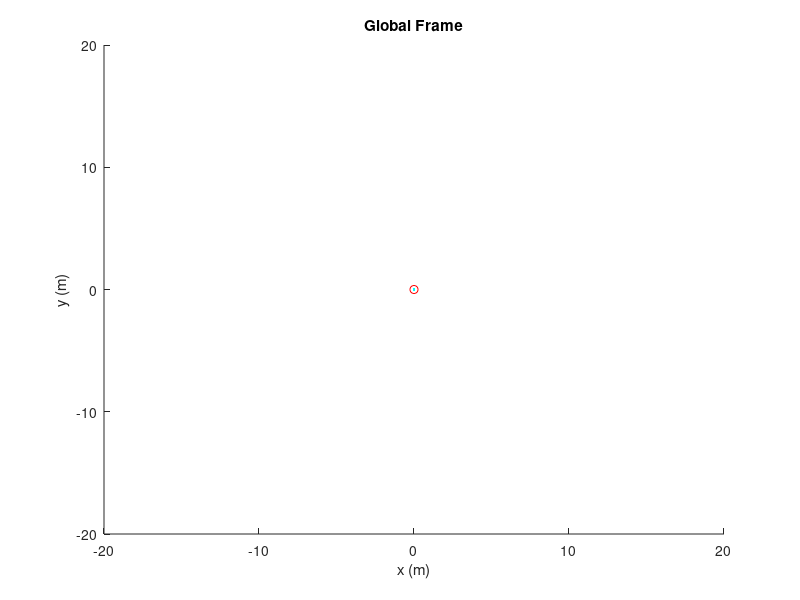

MATLAB code for this plot: (Note: this script raises an error after producing the figure.)
% Moving target and chaser car simulation.
% For demonstrating the use of fuzzy control in steering.
% Wenny Hidayat

function Fuzzy_Control()
close all
clear all

% Handles for plotting
figure(1) ; clf ;  hold on ;
handleCar.shape = plot(0,0,'b');
handleCar.centroid = plot(0,0,'c');
handleCar.target = plot(0,0,'or');
xlabel('x (m)'); ylabel('y (m)'); axis([-20, 20, -20, 20]) ; zoom on ; hold off;
title('Global Frame');

% Defining car shape
% Car.shape = [-0.5,-0.5 ; 0,0.5 ; 0.5,-0.5 ; -0.5,-0.5]; %triangle
Car.shape = [-0.25 -0.5; -0.25 0; 0 1; 0.25 0; 0.25 -0.5; -0.25 -0.5]; % pentagon
Car.shapeDefault = Car.shape;
Car.center = [mean(Car.shape(1:5,1)) mean(Car.shape(1:5,2))];
Car.centerDefault = Car.center;
Car.heading = atan2(Car.shape(2,2)-Car.center(2), Car.shape(2,1)-Car.center(1)); %in rad

% Defining target x y
target = [10 10];

% Loop (simulation)
% Initialization
dt=0.3;
iterations = 1000;
% vel = rand(1,iterations);
% ang_vel = rand(1,iterations)*50*pi/180;

for i=1:iterations
    
    % Control fuzzy
    % Distance is a straight line between car centroid and targe's centroid
    % Angle is the difference between current car heading and angle
    % calculated from the new distance.
    fis = readfis('Control_new_try.fis');
    distance = sqrt( (target(1)-Car.center(1))^2 + (target(2)-Car.center(2))^2 );   
    angle = atan2(target(2)-Car.center(2), target(1)-Car.center(1)) - Car.heading;
    angle = mod(  angle+pi, 2*pi) - pi;
    
%     if distance < 0.1
%         break;
%     end;
    
    inputs = [distance angle];
    [outputs] = evalfis(inputs, fis);

%     rotation = [cos -sin] + posn
%                [sin  cos]

    [Car.shape(:,1), Car.shape(:,2), Car.heading ]= moveModel(Car.shape(:,1), Car.shape(:,2), Car.heading, dt, outputs(1), outputs(2));
    Car.center = [mean(Car.shape(1:5,1)) mean(Car.shape(1:5,2))];
    trackCar(i,:) = Car.center;
    
    % Rotate THEN translate
    % From local frame to global x y.
    local_to_global_Map_X = cos(Car.heading-pi/2)*Car.shapeDefault(:,1) - sin(Car.heading-pi/2)*Car.shapeDefault(:,2) + Car.center(1) ;
    local_to_global_Map_Y = sin(Car.heading-pi/2)*Car.shapeDefault(:,1) + cos(Car.heading-pi/2)*Car.shapeDefault(:,2) + Car.center(2);
    


    % Set graphic handles 
    set(handleCar.centroid,'xdata',trackCar(:,1),'ydata',trackCar(:,2) ); 
    set(handleCar.shape,'xdata',local_to_global_Map_X,'ydata',local_to_global_Map_Y );
    set(handleCar.target,'xdata',target(1),'ydata',target(2) );
    pause(0.1) ;
    % Defining the target movement
    % Can be any
    if target(1)<=20 && target(1)>=-20 && target(2) <=20 && target(2)>=-20,
        target(1) = target(1)+2*(rand(1)-rand(1));
        target(2) = target(2)+2*(rand(1)-rand(1));
    else
        % To reset back into boundary
        target = [-5 -5];
    end;
end;


% Function for updating the car, changing the location of each points
function [xnext, ynext, tnext] = moveModel(x,y,theta,dt,velocity,ang_velocity)
    xnext = x + velocity*dt*cos(theta);
    ynext = y + velocity*dt*sin(theta);
    tnext= theta + ang_velocity*dt;
return;

